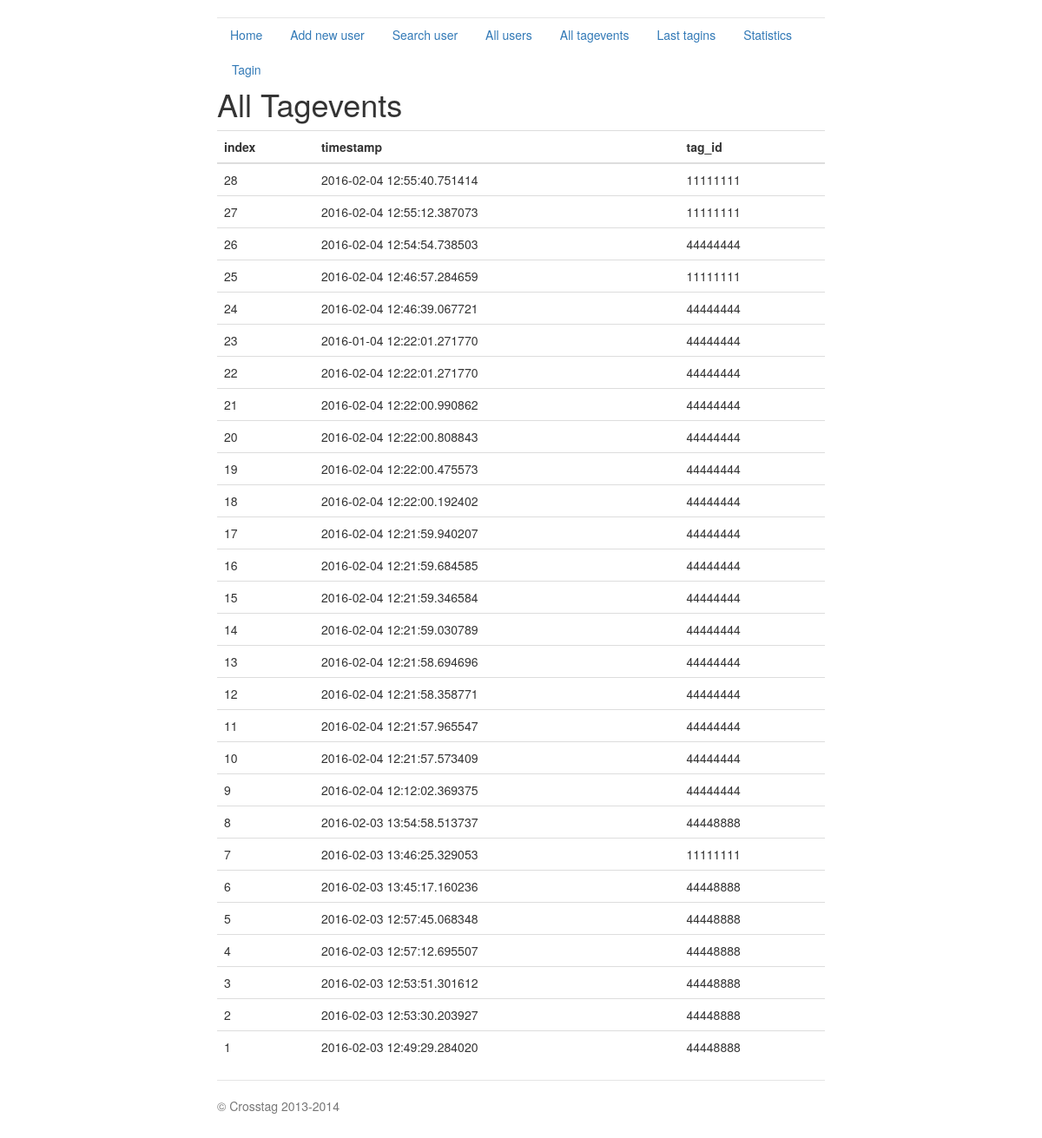
/all_tagevents, run on the app's committed database.
### crosstag_server.py (models this page shows, shortened)
class Tagevent(db.Model):
    index = db.Column(db.Integer, primary_key=True)
    tag_id = db.Column(db.Integer)
    timestamp = db.Column(db.DateTime)
    uid = db.Column(db.Integer, db.ForeignKey('user.index'))
    def dict(self):
        return {'index': self.index, 'timestamp': str(self.timestamp),
                'tag_id': self.tag_id, 'uid':self.uid}

### crosstag_server.py (the view)
@app.route('/all_tagevents', methods=['GET'])
def all_tagevents():
    ret = []
    events = Tagevent.query.all()
    for hit in events:
        js = hit.dict()
        ret.append(js)
    ret.reverse()
    return render_template('all_tagevents.html',
                           title='All Tagevents',
                           hits=ret)

### templates/all_tagevents.html (shortened to what this page needs)
{% extends "base.html" %}
{% block content %}
<h1>{{title}}</h1>
{% if hits %}
	<table class="table table-hover">
	<tbody>
		<thead>
			<tr>
				<th>index</th> <th>timestamp</th><th>tag_id</th>
			</tr>
		</thead>
				{% for hit in hits %}
				<tr>
					<td>{{hit.index}}</td> <td>{{hit.timestamp}}</td> <td>{{hit.tag_id}}</td>
				</tr>
				{% endfor %}
	</tbody>
	</table>
{% endif %}
{% endblock %}

### static/jumbotron-narrow.css (style rules this page uses)
body { padding-top: 20px; padding-bottom: 20px; }

### data on the page
Tagevent: index "28", timestamp "2016-02-04 12:55:40.751414", tag_id "11111111"
Tagevent: index "27", timestamp "2016-02-04 12:55:12.387073", tag_id "11111111"
Tagevent: index "26", timestamp "2016-02-04 12:54:54.738503", tag_id "44444444"
Tagevent: index "25", timestamp "2016-02-04 12:46:57.284659", tag_id "11111111"
Tagevent: index "24", timestamp "2016-02-04 12:46:39.067721", tag_id "44444444"
Tagevent: index "23", timestamp "2016-01-04 12:22:01.271770", tag_id "44444444"
Tagevent: index "22", timestamp "2016-02-04 12:22:01.271770", tag_id "44444444"
Tagevent: index "21", timestamp "2016-02-04 12:22:00.990862", tag_id "44444444"
Tagevent: index "20", timestamp "2016-02-04 12:22:00.808843", tag_id "44444444"
Tagevent: index "19", timestamp "2016-02-04 12:22:00.475573", tag_id "44444444"
Tagevent: index "18", timestamp "2016-02-04 12:22:00.192402", tag_id "44444444"
Tagevent: index "17", timestamp "2016-02-04 12:21:59.940207", tag_id "44444444"
Tagevent: index "16", timestamp "2016-02-04 12:21:59.684585", tag_id "44444444"
Tagevent: index "15", timestamp "2016-02-04 12:21:59.346584", tag_id "44444444"
Tagevent: index "14", timestamp "2016-02-04 12:21:59.030789", tag_id "44444444"
Tagevent: index "13", timestamp "2016-02-04 12:21:58.694696", tag_id "44444444"
Tagevent: index "12", timestamp "2016-02-04 12:21:58.358771", tag_id "44444444"
Tagevent: index "11", timestamp "2016-02-04 12:21:57.965547", tag_id "44444444"
Tagevent: index "10", timestamp "2016-02-04 12:21:57.573409", tag_id "44444444"
Tagevent: index "9", timestamp "2016-02-04 12:12:02.369375", tag_id "44444444"
Tagevent: index "8", timestamp "2016-02-03 13:54:58.513737", tag_id "44448888"
Tagevent: index "7", timestamp "2016-02-03 13:46:25.329053", tag_id "11111111"
Tagevent: index "6", timestamp "2016-02-03 13:45:17.160236", tag_id "44448888"
Tagevent: index "5", timestamp "2016-02-03 12:57:45.068348", tag_id "44448888"
Tagevent: index "4", timestamp "2016-02-03 12:57:12.695507", tag_id "44448888"
Tagevent: index "3", timestamp "2016-02-03 12:53:51.301612", tag_id "44448888"
Tagevent: index "2", timestamp "2016-02-03 12:53:30.203927", tag_id "44448888"
Tagevent: index "1", timestamp "2016-02-03 12:49:29.284020", tag_id "44448888"

### other printed values
{{ title }} "All Tagevents"
